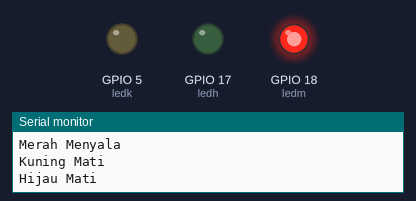
Bench run of a program on a simulated ESP32. On the bench: output pins drawn as LEDs (lit = HIGH), the last lines printed to the serial monitor.

Above: at 15.0 s.
At 31.5 s:
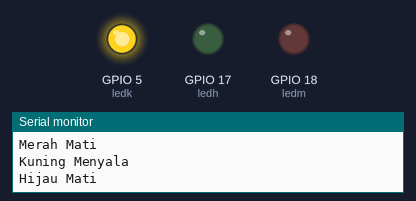
At 43.0 s:
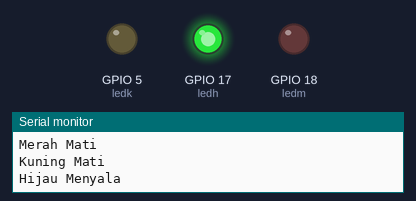
Timing chart, 0 to 68.9 s (numbered marks = the images above):
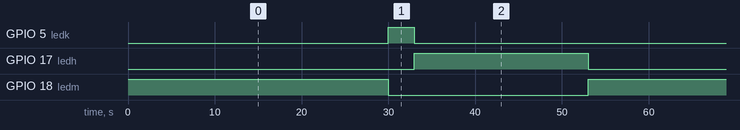

Measured:
- by itself, GPIO 5 (ledk): alternates HIGH for 3.0 s and LOW for 50.0 s
- by itself, GPIO 17 (ledh): alternates HIGH for 20.0 s and LOW for 33.0 s
- by itself, GPIO 18 (ledm): alternates HIGH for 30.0 s and LOW for 23.0 s

The program:

main.cpp
```cpp
#include <Arduino.h>

int ledm = 18; // Pin LED Merah
int ledk = 5;  // Pin LED Kuning
int ledh = 17; // Pin LED Hijau

void setup() {
  Serial.begin(115100);
  pinMode(ledm, OUTPUT);
  pinMode(ledk, OUTPUT);
  pinMode(ledh, OUTPUT);
}

void loop() {
  digitalWrite(ledm, HIGH);
  digitalWrite(ledk, LOW);
  digitalWrite(ledh, LOW);
  Serial.println("\nMerah Menyala");
  Serial.println("Kuning Mati");
  Serial.println("Hijau Mati");
  delay(30000); // 30 detik

  // Kuning Menyala
  digitalWrite(ledm, LOW);
  digitalWrite(ledk, HIGH);
  digitalWrite(ledh, LOW);
  Serial.println("\nMerah Mati");
  Serial.println("Kuning Menyala");
  Serial.println("Hijau Mati");
  delay(3000); // 3 detik

  // Hijau Menyala
  digitalWrite(ledm, LOW);
  digitalWrite(ledk, LOW);
  digitalWrite(ledh, HIGH);
  Serial.println("\nMerah Mati");
  Serial.println("Kuning Mati");
  Serial.println("Hijau Menyala");
  delay(20000); // 20 detik
}
```
